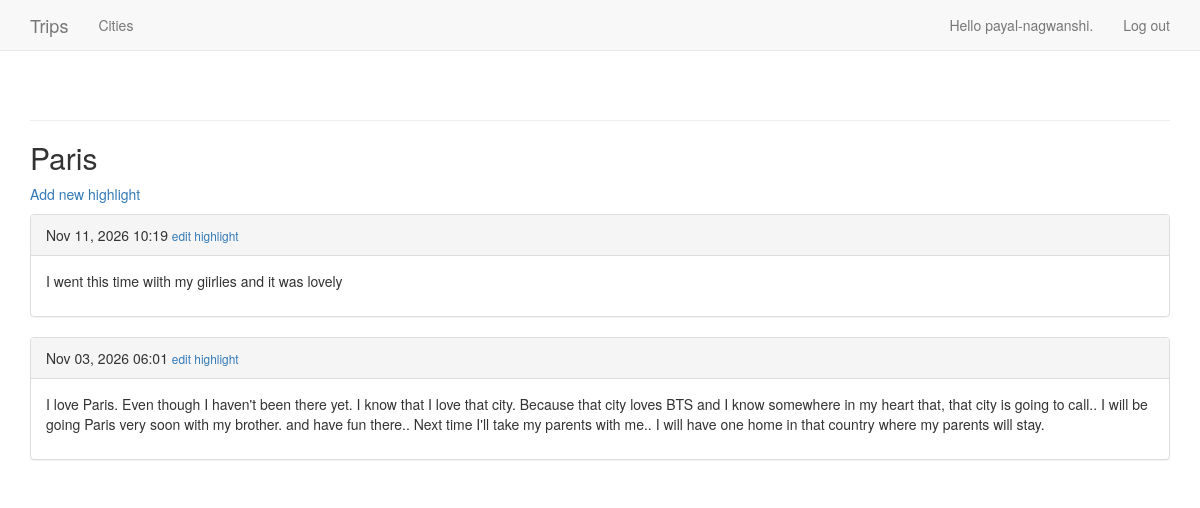
Page /highlights/1/ (signed in) on the committed database.
### trips/models.py (models this page shows, shortened)
class Trip(models.Model):
    trip = models.CharField(max_length=200)
    date_added = models.DateTimeField(auto_now_add=True)
    owner = models.ForeignKey(User, on_delete=models.CASCADE)
    def __str__(self):
       return self.trip

class Trip_detail(models.Model):
    city_name = models.ForeignKey(Trip, on_delete=models.CASCADE)
    text = models.TextField()
    date_added = models.DateTimeField(auto_now_add=True)
    class Meta:
        verbose_name_plural = 'Trip_details'

### trips/views.py (the view)
# urls.py: path('highlights/<int:city_id>/', views.city_highlights, name='city_highlights'),
@login_required
def city_highlights(request, city_id):
    city = Trip.objects.get(id = city_id)
    if city.owner != request.user:
        raise Http404
    highlights = city.trip_detail_set.order_by('-date_added')
    context = {'city':city, 'highlights': highlights}
    return render(request, 'trips/highlights.html',context)

### trips/templates/trips/highlights.html
{% extends 'trips/base.html' %}
{% block content %}
<h2>{{ city }}</h2>
<p>
    <a href="{% url 'trips:new_highlights' city.id %}">
        Add new highlight
    </a>
</p>
{% for highlight in highlights %}
<div class="panel panel-default">
    <div class="panel-heading">
        {{ highlight.date_added|date:'M d, Y H:i' }}
        <small>
            <a href="{% url 'trips:edit_highlights' highlight.id %}">
                edit highlight
            </a>
        </small>
    </div>
    <div class="panel-body">
        {{ highlight.text|linebreaks }}
    </div>
</div>
{% empty %}
<p>No highlights have been added yet.</p>
{% endfor %}
{% endblock content %}

### trips/templates/trips/base.html (shortened to what this page needs)
{% load bootstrap3 %}
<!DOCTYPE html>
<html lang="en">
<head>
    {% bootstrap_css %}
</head>
<body>
    <nav class="navbar navbar-default navbar-static-top">
        <div class="container">
            <div class="navbar-header">
                <a class="navbar-brand" href="{% url 'trips:index' %}"> Trips </a>
            </div>
            <div id="navbar" class="navbar-collapse collapse">
                <ul class="nav navbar-nav">
                    <li><a href="{% url 'trips:cities' %}">Cities</a></li>
                </ul>
                <ul class="nav navbar-nav navbar-right">
                    {% if user.is_authenticated %}
                        <li><a>Hello {{user.username}}.</a></li>
                        <li><a href="{% url 'users:logout' %}">Log out </a></li>
                    {% else %}
                        <li><a href="{% url 'users:register' %}">Register</a></li>
                        <li><a href="{% url 'users:login' %}">Login</a></li>
                    {% endif %}
                </ul>
            </div>
        </div>
    </nav>
    <div class="container">
        <div class="page-header">
        </div>
        <div>
            {% block content %} {% endblock content %}
        </div>
    </div>
</body>
</html>

### rows in the picture
Trip: trip "Paris"
Trip_detail: date_added "Nov 11, 2026 10:19", text "I went this time wiith my giirlies and it was lovely"
Trip_detail: date_added "Nov 03, 2026 06:01", text "I love Paris. Even though I haven't been there yet. I know that I love that city. Because that city loves BTS and I know somewhere in my heart that, that city is going to call.. I will be going Paris very soon with my brother. and have fun there.. Next time I'll take my parents with me.. I will have one home in that country where my parents will stay."

### other values in the picture
{{ user.username }} "payal-nagwanshi"
